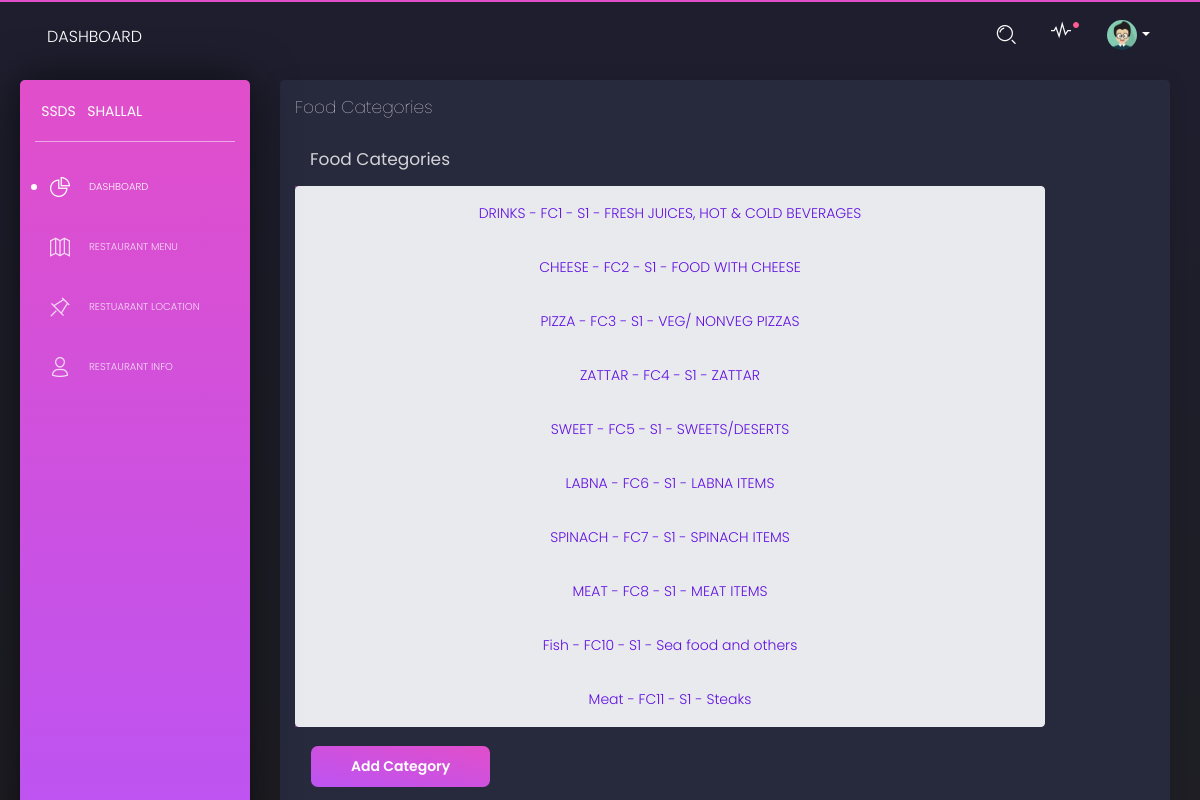
/dashboard, run on the app's committed database.
### database_setup.py (models this page shows)
class FoodCategory(Base):
    __tablename__='foodcategory'
    cfid=Column(String(50),nullable=False, primary_key=True)
    name = Column(String(80), nullable=False)
    description=Column(String(225))
    stsid=Column(String(50),ForeignKey("status.stsid"),nullable=False)

### ssds.py (the view)
@app.route('/')
@app.route('/dashboard')
def showDashboard():
    statusTypes=session.query(StatusType).all()
    statuses=   session.query(Status).all()
    foodCategories=session.query(FoodCategory).all()
    foodItems     =session.query(FoodItem).all()
    return render_template('dashboard.html',foodCategories=foodCategories,foodItems=foodItems,statuses=statuses,statusTypes=statusTypes)

### templates/dashboard.html (shortened to what this page needs)
<html lang="en" class="perfect-scrollbar-on"><head>
  <link href="https://use.fontawesome.com/releases/v5.0.6/css/all.css" rel="stylesheet">
  <link href="{{ url_for('static', filename='assets/css/nucleo-icons.css') }}" rel="stylesheet">
  <link href="{{ url_for('static', filename='assets/css/black-dashboard.css') }}" rel="stylesheet">
  <link href="{{ url_for('static', filename='assets/demo/demo.css') }}" rel="stylesheet">
</head>
<body class="">
  <div class="wrapper">
    <div class="sidebar">
      <div class="sidebar-wrapper ps">
        <div class="logo">
          <a href="javascript:void(0)" class="simple-text logo-mini">
            SSDS
          </a>
          <a href="javascript:void(0)" class="simple-text logo-normal">
            Shallal
          </a>
        </div>
        <ul class="nav">
          <li class="active ">
            <a href="./dashboard.html">
              <i class="tim-icons icon-chart-pie-36"></i>
              <p>Dashboard</p>
            </a>
          </li>
          <li>
            <a href="./icons.html">
              <i class="tim-icons icon-map-big
"></i>
              <p>Restaurant Menu</p>
            </a>
          </li>
          <li>
            <a href="./map.html">
              <i class="tim-icons icon-pin"></i>
              <p>Restuarant Location</p>
            </a>
          </li>
          <li>
            <a href="./user.html">
              <i class="tim-icons icon-single-02"></i>
              <p>Restaurant Info</p>
            </a>
          </li>
        </ul>
      </div>
    </div>
    <div class="main-panel ps ps--active-y">
      <nav class="navbar navbar-expand-lg navbar-absolute navbar-transparent">
        <div class="container-fluid">
          <div class="navbar-wrapper">
            <a class="navbar-brand" href="javascript:void(0)">Dashboard</a>
          </div>
          <div class="collapse navbar-collapse" id="navigation">
            <ul class="navbar-nav ml-auto">
              <li class="search-bar input-group">
                <button class="btn btn-link" id="search-button" data-toggle="modal" data-target="#searchModal"><i class="tim-icons icon-zoom-split"></i>
                </button>
              </li>
              <li class="dropdown nav-item">
                <a href="javascript:void(0)" class="dropdown-toggle nav-link" data-toggle="dropdown">
                  <div class="notification d-none d-lg-block d-xl-block"></div>
                  <i class="tim-icons icon-sound-wave"></i>
                </a>
              </li>
              <li class="dropdown nav-item">
                <a href="#" class="dropdown-toggle nav-link" data-toggle="dropdown">
                  <div class="photo">
                    <img src="{{ url_for('static', filename='assets/img/anime3.png') }}" alt="Profile Photo">
                  </div>
                  <b class="caret d-none d-lg-block d-xl-block"></b>
                </a>
              </li>
            </ul>
          </div>
        </div>
      </nav>
      <div class="content">
        <div class="card ">
          <div class="card-header">
            <h4 class="card-title">Food Categories</h4>
          </div>
          <div class="card-body">
            <div class="column">
              <div class="col-3">
                  <h4>Food Categories</h4>
                  <div class="list-group row">
                      {% for category in foodCategories %}
                      <a class="list-group-item list-group-item-action list-group-item-light text-center" style="width:750px">
                          {{category.name}} - {{category.cfid}} - {{category.stsid}} - {{category.description}}
                      </a>
                      {% endfor %}
                  </div>
              </div>
          <div class="card-footer">
              <a href="{{url_for('addCategory')}}">
            <button type="submit" class="btn btn-fill btn-primary">Add Category</button>
            </a>
          </div>
        </div>
      </div>
      </div>
</div></div></body></html>

### data on the page
FoodCategory: name "DRINKS", cfid "FC1", stsid "S1", description "FRESH JUICES, HOT & COLD BEVERAGES"
FoodCategory: name "CHEESE", cfid "FC2", stsid "S1", description "FOOD WITH CHEESE"
FoodCategory: name "PIZZA", cfid "FC3", stsid "S1", description "VEG/ NONVEG PIZZAS"
FoodCategory: name "ZATTAR", cfid "FC4", stsid "S1", description "ZATTAR"
FoodCategory: name "SWEET", cfid "FC5", stsid "S1", description "SWEETS/DESERTS"
FoodCategory: name "LABNA", cfid "FC6", stsid "S1", description "LABNA ITEMS"
FoodCategory: name "SPINACH", cfid "FC7", stsid "S1", description "SPINACH ITEMS"
FoodCategory: name "MEAT", cfid "FC8", stsid "S1", description "MEAT ITEMS"
FoodCategory: name "Fish", cfid "FC10", stsid "S1", description "Sea food and others"
FoodCategory: name "Meat", cfid "FC11", stsid "S1", description "Steaks"
